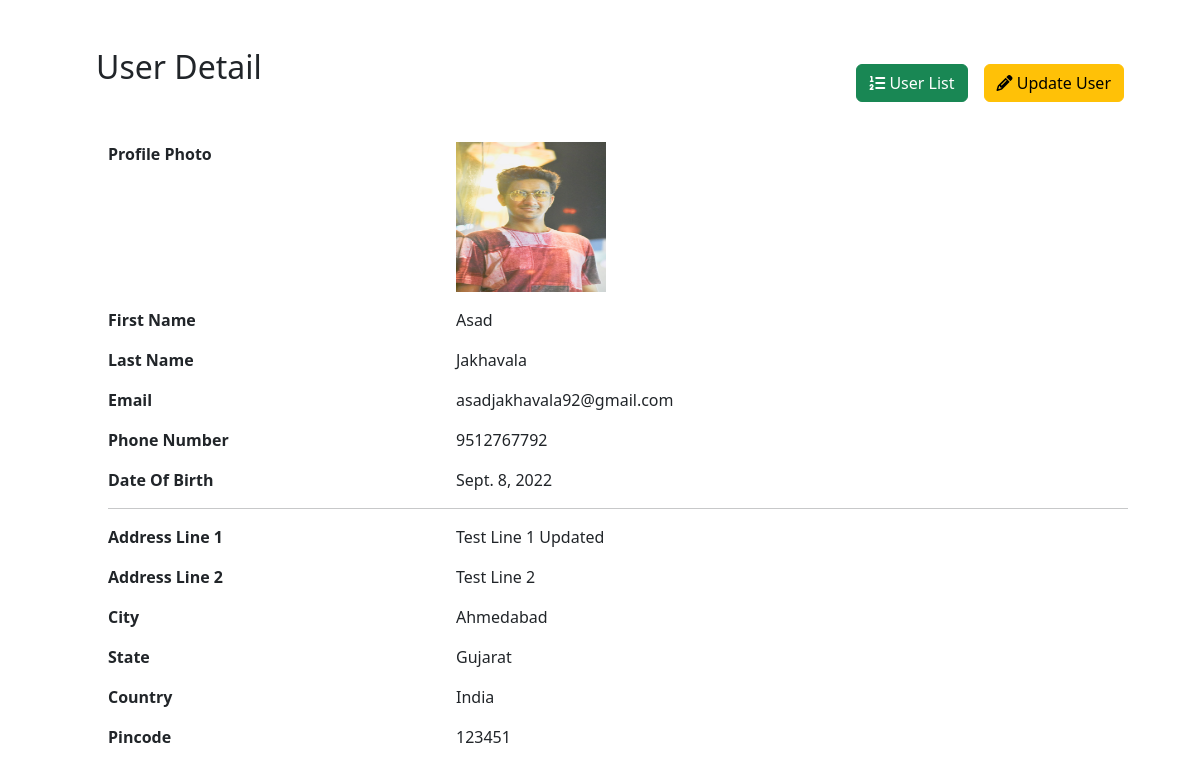
Before: /user/1/ with the older database file.
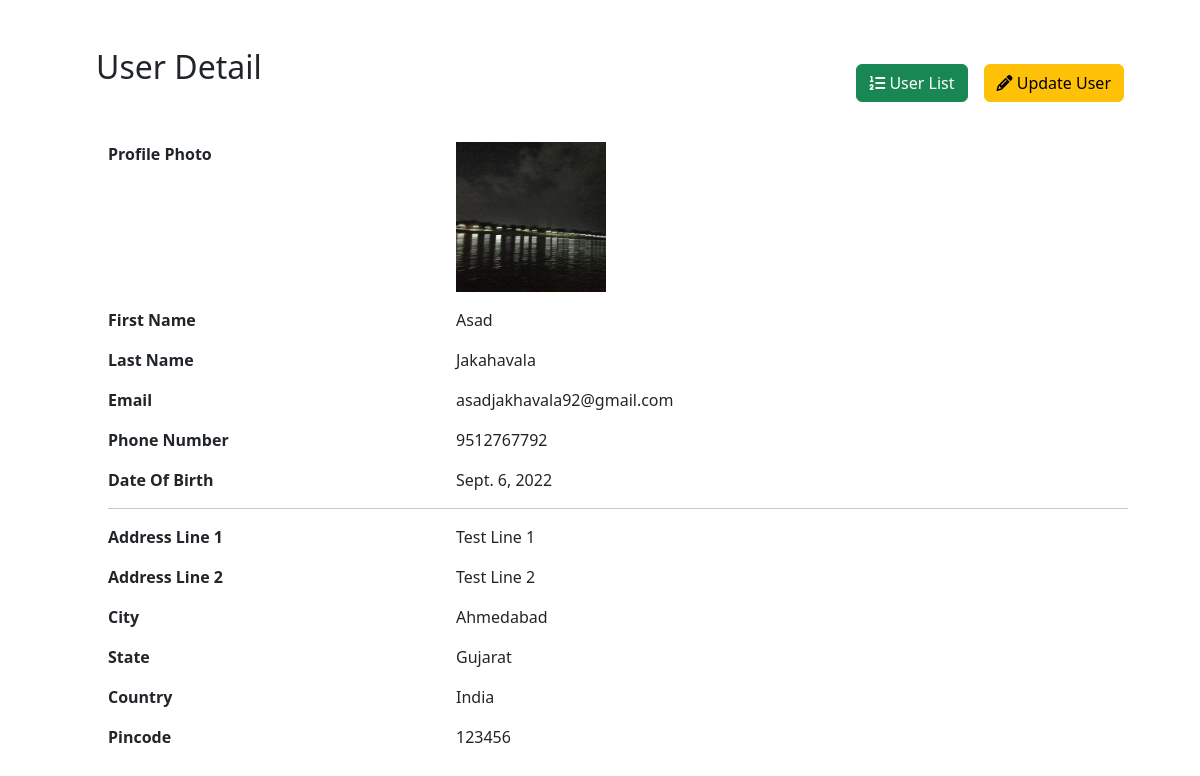
After: the same page with the newer database file.
### user_app/models.py (models this page shows, shortened)
class UserModel(models.Model):
    profile_image = models.ImageField(_("Profile Image"), upload_to="profile-images/")
    first_name = models.CharField(_("First Name"), max_length=50)
    last_name = models.CharField(_("Last Name"), max_length=50)
    email = models.EmailField(_("email address"), unique=True)
    phone = models.CharField(
        _("Phone No."), max_length=10, unique=True, validators=[validate_phone_number]
    )
    dob = models.DateField(_("Date Of Birth"))

class UserAddress(models.Model):
    user = models.OneToOneField(UserModel, related_name='user_address', on_delete=models.CASCADE, primary_key=True)
    address_1 = models.TextField(_("Address Line 1"))
    address_2 = models.TextField(_("Address Line 2"))
    city = models.CharField(_("City"), max_length=20)
    state = models.CharField(_("State"), max_length=20)
    country = models.CharField(_("Country"), max_length=20)
    pincode = models.CharField(
        _("Pincode"), max_length=6, validators=[validate_pincode]
    )

### user_app/views.py (the view)
# urls.py: path("user/<int:pk>/", views.UserDetailView.as_view(), name="user_detail"),
class UserDetailView(DetailView):
    model = UserModel
    template_name = "user_app/user_detail.html"

### user_app/templates/user_app/user_detail.html
{% extends 'base.html' %}
{% block body %}
<div class="container m-5 p-5 pt-0">
    <div class="row">
        <div class="col-8">
            <h2 class="pb-4">User Detail</h2>
        </div>
        <div class="col-4 d-flex justify-content-end align-items-center">
            <a class="btn btn-success" href="{% url 'user_app:user_list' %}" role="button"><i class="fa fa-list-ol" aria-hidden="true"></i> User List</a>
            <div class="p-3">
                <a class="btn btn-warning" href="{% url 'user_app:update_user' object.id %}" role="button"><i class="fa fa-pencil" aria-hidden="true"></i> Update User</a>
            </div>
        </div>
    </div>
    <div class="container mt-4">
        <div class="row align-items-start">
            <div class="col-4">
                <b>Profile Photo</b>
            </div>
            <div class="col">
                <img src='{{object.profile_image.url}}' alt_txt='profile_img' style='width:150px;height:150px;' />
            </div>
        </div>
        <div class="row align-items-start mt-3">
            <div class="col-4">
                <b>First Name</b>
            </div>
            <div class="col">
                {{object.first_name}}
            </div>
        </div>
        <div class="row align-items-start mt-3">
            <div class="col-4">
                <b>Last Name</b>
            </div>
            <div class="col">
                {{object.last_name}}
            </div>
        </div>
        <div class="row align-items-start mt-3">
            <div class="col-4">
                <b>Email</b>
            </div>
            <div class="col">
                {{object.email}}
            </div>
        </div>
        <div class="row align-items-start mt-3">
            <div class="col-4">
                <b>Phone Number</b>
            </div>
            <div class="col">
                {{object.phone}}
            </div>
        </div>
        <div class="row align-items-start mt-3">
            <div class="col-4">
                <b>Date Of Birth</b>
            </div>
            <div class="col">
                {{object.dob}}
            </div>
        </div>
        <hr />
        <div class="row align-items-start mt-3">
            <div class="col-4">
                <b>Address Line 1</b>
            </div>
            <div class="col">
                {{object.user_address.address_1}}
            </div>
        </div>
        <div class="row align-items-start mt-3">
            <div class="col-4">
                <b>Address Line 2</b>
            </div>
            <div class="col">
                {{object.user_address.address_2}}
            </div>
        </div>
        <div class="row align-items-start mt-3">
            <div class="col-4">
                <b>City</b>
            </div>
            <div class="col">
                {{object.user_address.city}}
            </div>
        </div>
        <div class="row align-items-start mt-3">
            <div class="col-4">
                <b>State</b>
            </div>
            <div class="col">
                {{object.user_address.state}}
            </div>
        </div>
        <div class="row align-items-start mt-3">
            <div class="col-4">
                <b>Country</b>
            </div>
            <div class="col">
                {{object.user_address.country}}
            </div>
        </div>
        <div class="row align-items-start mt-3">
            <div class="col-4">
                <b>Pincode</b>
            </div>
            <div class="col">
                {{object.user_address.pincode}}
            </div>
        </div>
    </div>
</div>
{% endblock %}

### templates/base.html (shortened to what this page needs)
{% load static %}
<!doctype html>
<html lang="en">
    <head>
        <link href="https://cdn.jsdelivr.net/npm/bootstrap@5.2.1/dist/css/bootstrap.min.css" rel="stylesheet">
    </head>
    <body>
        {% block body %}
        {% endblock %}
    </body>
</html>

Changed rows visible on the page:
changed UserModel "Asad": profile_image: a different picture; last_name "Jakhavala" → "Jakahavala"; dob "Sept. 8, 2022" → "Sept. 6, 2022"; user_address.address_1 "Test Line 1 Updated" → "Test Line 1"; user_address.pincode "123451" → "123456"
